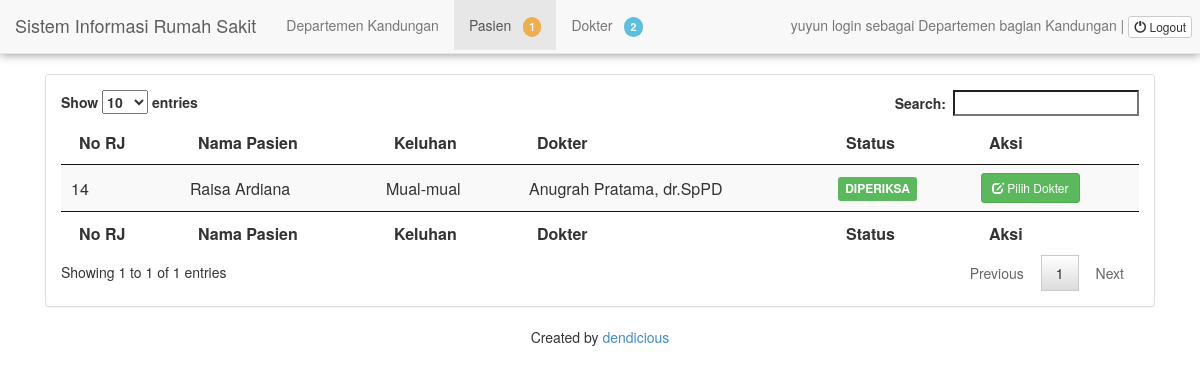
The page /departemen.php?view=tampil_pasien (signed in) on the database its author committed.
### tables this page shows
CREATE TABLE IF NOT EXISTS `tbl_prj` (
  `no_rj` int(8) NOT NULL AUTO_INCREMENT,
  `id_dokter` varchar(5) NOT NULL,
  `id_pasien` int(6) NOT NULL,
  `departemen` varchar(20) NOT NULL,
  `tanggal` datetime NOT NULL,
  `keluhan` varchar(255) NOT NULL,
  `diagnosa` varchar(255) DEFAULT NULL,
  `biaya` int(10) NOT NULL,
  `bayar` int(12) DEFAULT NULL,
  `tindakan` varchar(20) DEFAULT NULL,
  PRIMARY KEY (`no_rj`),
  KEY `id_pasien` (`id_pasien`)
);

CREATE TABLE IF NOT EXISTS `tbl_pasien` (
  `id_pasien` int(6) NOT NULL AUTO_INCREMENT,
  `nama_pasien` varchar(30) NOT NULL,
  `alamat` varchar(40) NOT NULL,
  `jenis_kelamin` char(1) NOT NULL,
  `no_telepon` varchar(15) NOT NULL,
  PRIMARY KEY (`id_pasien`)
);

CREATE TABLE IF NOT EXISTS `tbl_dokter` (
  `id_user` int(5) NOT NULL AUTO_INCREMENT,
  `nama_dokter` varchar(30) NOT NULL,
  `departemen` varchar(30) NOT NULL,
  `jadwal_praktik` varchar(50) NOT NULL,
  PRIMARY KEY (`id_user`)
);

### departemen/tampil_pasien.php (the view, shortened to what this page needs)
<table id="datatable" class="stripe">
    <thead>
    <th>No RJ</th>
    <th>Nama Pasien</th>
    <th>Keluhan</th>
    <th>Dokter</th>
    <th>Status</th>
    <th>Aksi</th>
</thead>
<tbody>
    <?php
    $query = "SELECT rj.no_rj, p.nama_pasien, rj.keluhan, d.nama_dokter, rj.diagnosa FROM tbl_prj rj left join tbl_pasien p on rj.id_pasien=p.id_pasien left join tbl_dokter d on d.id_user = rj.id_dokter where rj.departemen = '" . $_SESSION['grup'] . "' order by rj.tanggal desc";
    $result = mysql_query($query);
    if (mysql_num_rows($result)) {
        while ($row = mysql_fetch_array($result)) {
            ?>
            <tr>
                <td class="no_rj"><?php echo $row['no_rj']; ?> </td>
                <td class="nama_pasien"><?php echo $row['nama_pasien']; ?> </td>
                <td class="keluhan"><?php echo $row['keluhan']; ?> </td>
                <td class="nama_dokter"><?php echo $row['nama_dokter']; ?> </td>
                <td><?php echo $row['diagnosa'] == null ? '<span class="label label-danger">BELUM</span>' : '<span class="label label-success">DIPERIKSA</span>'; ?> </td>
                <td><?php echo '<button id="' . $row['no_rj'] . '" class="btn btn-success btn-sm edit_data" data-toggle="modal" data-target="#editModal">
    <i class="glyphicon glyphicon-edit"></i> Pilih Dokter
</button>';
            ?></td>
            </tr>
            <?php
        }
    } else {
        echo"kosong";
    }
    ?>
</tbody>
<tfoot>
<th>No RJ</th>
<th>Nama Pasien</th>
<th>Keluhan</th>
<th>Dokter</th>
<th>Status</th>
<th>Aksi</th>
</tfoot>
</table>

### rows shown on the page
tbl_prj: no_rj "14", id_pasien.nama_pasien "Raisa Ardiana", keluhan "Mual-mual", id_dokter.nama_dokter "Anugrah Pratama, dr.SpPD", shows "DIPERIKSA"

### other values the page prints
$_SESSION['grup'] "Kandungan"
mysql_num_rows($hitung_pasien) "1"
mysql_num_rows($hitung_pasien) "2"
$_SESSION['username'] "yuyun"
$_SESSION['hak_akses'] "Departemen"
